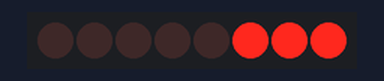
The sketch below on a simulated Arduino Uno, built with avr-gcc and run on an emulated ATmega328P. Parts: 8 port-expander outputs drawn as a row of LEDs (first output left, lit = HIGH). Wiring (inferred from the names in the program): PCF8574 port expander at I2C address 0x20. Wiring (inferred from the signals the program sends): row of LEDs: on Q0, Q1, Q2, Q3, Q4, Q5, Q6, Q7.

Above: at 0.2 s.
Timing chart, 0 to 1.7 s (numbered marks = the images above):
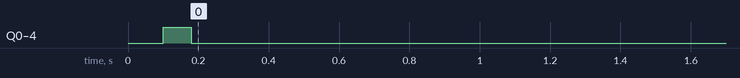

Measured:
- by itself, Q0–4: HIGH → LOW at 0.18 s

The sketch:

LCD_com_I2C.ino
```cpp
#include <Wire.h>

#define PCF8574_ADDR 0x20

byte dataLCD = 0;

// ----------------------------

void writePCF(byte data)
{
  Wire.beginTransmission(PCF8574_ADDR);

  Wire.write(data);

  Wire.endTransmission();
}

// ----------------------------

void pulseEnable()
{
  bitSet(dataLCD, 5);

  writePCF(dataLCD);

  delayMicroseconds(1);

  bitClear(dataLCD, 5);

  writePCF(dataLCD);

  delayMicroseconds(100);
}

// ----------------------------

void sendNibble(byte nibble)
{
  // limpa P0-P3
  dataLCD &= 0xF0;

  // coloca nibble em P0-P3
  dataLCD |= (nibble & 0x0F);

  writePCF(dataLCD);

  pulseEnable();
}

// ----------------------------

void sendByte(byte value, bool rs)
{
  bitWrite(dataLCD, 4, rs);

  sendNibble(value >> 4);

  sendNibble(value & 0x0F);

  delay(2);
}

// ----------------------------

void command(byte value)
{
  sendByte(value, LOW);
}

// ----------------------------

void writeChar(char value)
{
  sendByte(value, HIGH);
}

// ----------------------------

void setup()
{
  Wire.begin();

  delay(50);

  sendNibble(0x03);
  delay(5);

  sendNibble(0x03);
  delay(5);

  sendNibble(0x03);
  delay(5);

  sendNibble(0x02);
  delay(5);

  command(0x28);

  command(0x0C);

  command(0x06);

  command(0x01);

  delay(5);

  writeChar('J');
  writeChar('U');
  writeChar('L');
  writeChar('I');
  writeChar('O');
}

void loop()
{

}
```
